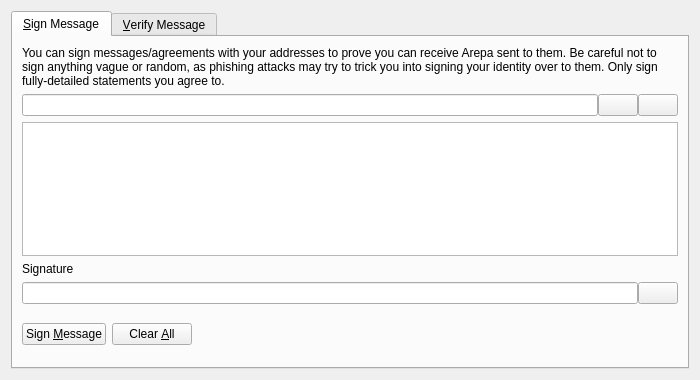
<?xml version="1.0" encoding="UTF-8"?>
<ui version="4.0">
 <class>SignVerifyMessageDialog</class>
 <widget class="QDialog" name="SignVerifyMessageDialog">
  <property name="geometry">
   <rect>
    <x>0</x>
    <y>0</y>
    <width>700</width>
    <height>380</height>
   </rect>
  </property>
  <property name="windowTitle">
   <string>Signatures - Sign / Verify a Message</string>
  </property>
  <property name="modal">
   <bool>true</bool>
  </property>
  <layout class="QVBoxLayout" name="verticalLayout">
   <item>
    <widget class="QTabWidget" name="tabWidget">
     <property name="currentIndex">
      <number>0</number>
     </property>
     <widget class="QWidget" name="tabSignMessage">
      <attribute name="title">
       <string>&amp;Sign Message</string>
      </attribute>
      <layout class="QVBoxLayout" name="verticalLayout_SM">
       <item>
        <widget class="QLabel" name="infoLabel_SM">
         <property name="text">
          <string>You can sign messages/agreements with your addresses to prove you can receive Arepa sent to them. Be careful not to sign anything vague or random, as phishing attacks may try to trick you into signing your identity over to them. Only sign fully-detailed statements you agree to.</string>
         </property>
         <property name="textFormat">
          <enum>Qt::PlainText</enum>
         </property>
         <property name="wordWrap">
          <bool>true</bool>
         </property>
        </widget>
       </item>
       <item>
        <layout class="QHBoxLayout" name="horizontalLayout_1_SM">
         <property name="spacing">
          <number>0</number>
         </property>
         <item>
          <widget class="QValidatedLineEdit" name="addressIn_SM">
           <property name="toolTip">
            <string>The Arepa address to sign the message with</string>
           </property>
          </widget>
         </item>
         <item>
          <widget class="QPushButton" name="addressBookButton_SM">
           <property name="toolTip">
            <string>Choose previously used address</string>
           </property>
           <property name="text">
            <string/>
           </property>
           <property name="shortcut">
            <string>Alt+A</string>
           </property>
           <property name="autoDefault">
            <bool>false</bool>
           </property>
          </widget>
         </item>
         <item>
          <widget class="QPushButton" name="pasteButton_SM">
           <property name="toolTip">
            <string>Paste address from clipboard</string>
           </property>
           <property name="text">
            <string/>
           </property>
           <property name="shortcut">
            <string>Alt+P</string>
           </property>
           <property name="autoDefault">
            <bool>false</bool>
           </property>
          </widget>
         </item>
        </layout>
       </item>
       <item>
        <widget class="QPlainTextEdit" name="messageIn_SM">
         <property name="toolTip">
          <string>Enter the message you want to sign here</string>
         </property>
        </widget>
       </item>
       <item>
        <widget class="QLabel" name="signatureLabel_SM">
         <property name="text">
          <string>Signature</string>
         </property>
         <property name="textFormat">
          <enum>Qt::PlainText</enum>
         </property>
        </widget>
       </item>
       <item>
        <layout class="QHBoxLayout" name="horizontalLayout_2_SM">
         <property name="spacing">
          <number>0</number>
         </property>
         <item>
          <widget class="QLineEdit" name="signatureOut_SM">
           <property name="font">
            <font>
             <italic>true</italic>
            </font>
           </property>
           <property name="readOnly">
            <bool>true</bool>
           </property>
          </widget>
         </item>
         <item>
          <widget class="QPushButton" name="copySignatureButton_SM">
           <property name="toolTip">
            <string>Copy the current signature to the system clipboard</string>
           </property>
           <property name="text">
            <string/>
           </property>
           <property name="autoDefault">
            <bool>false</bool>
           </property>
          </widget>
         </item>
        </layout>
       </item>
       <item>
        <layout class="QHBoxLayout" name="horizontalLayout_3_SM">
         <item>
          <widget class="QPushButton" name="signMessageButton_SM">
           <property name="toolTip">
            <string>Sign the message to prove you own this Arepa address</string>
           </property>
           <property name="text">
            <string>Sign &amp;Message</string>
           </property>
           <property name="autoDefault">
            <bool>false</bool>
           </property>
          </widget>
         </item>
         <item>
          <widget class="QPushButton" name="clearButton_SM">
           <property name="toolTip">
            <string>Reset all sign message fields</string>
           </property>
           <property name="text">
            <string>Clear &amp;All</string>
           </property>
           <property name="autoDefault">
            <bool>false</bool>
           </property>
          </widget>
         </item>
         <item>
          <spacer name="horizontalSpacer_1_SM">
           <property name="orientation">
            <enum>Qt::Horizontal</enum>
           </property>
           <property name="sizeHint" stdset="0">
            <size>
             <width>40</width>
             <height>48</height>
            </size>
           </property>
          </spacer>
         </item>
         <item>
          <widget class="QLabel" name="statusLabel_SM">
           <property name="font">
            <font>
             <weight>75</weight>
             <bold>true</bold>
            </font>
           </property>
           <property name="text">
            <string/>
           </property>
           <property name="wordWrap">
            <bool>true</bool>
           </property>
          </widget>
         </item>
         <item>
          <spacer name="horizontalSpacer_2_SM">
           <property name="orientation">
            <enum>Qt::Horizontal</enum>
           </property>
           <property name="sizeHint" stdset="0">
            <size>
             <width>40</width>
             <height>48</height>
            </size>
           </property>
          </spacer>
         </item>
        </layout>
       </item>
      </layout>
     </widget>
     <widget class="QWidget" name="tabVerifyMessage">
      <attribute name="title">
       <string>&amp;Verify Message</string>
      </attribute>
      <layout class="QVBoxLayout" name="verticalLayout_VM">
       <item>
        <widget class="QLabel" name="infoLabel_VM">
         <property name="text">
          <string>Enter the receiver's address, message (ensure you copy line breaks, spaces, tabs, etc. exactly) and signature below to verify the message. Be careful not to read more into the signature than what is in the signed message itself, to avoid being tricked by a man-in-the-middle attack. Note that this only proves the signing party receives with the address, it cannot prove sendership of any transaction!</string>
         </property>
         <property name="textFormat">
          <enum>Qt::PlainText</enum>
         </property>
         <property name="alignment">
          <set>Qt::AlignLeading|Qt::AlignLeft|Qt::AlignTop</set>
         </property>
         <property name="wordWrap">
          <bool>true</bool>
         </property>
        </widget>
       </item>
       <item>
        <layout class="QHBoxLayout" name="horizontalLayout_1_VM">
         <property name="spacing">
          <number>0</number>
         </property>
         <item>
          <widget class="QValidatedLineEdit" name="addressIn_VM">
           <property name="toolTip">
            <string>The Arepa address the message was signed with</string>
           </property>
          </widget>
         </item>
         <item>
          <widget class="QPushButton" name="addressBookButton_VM">
           <property name="toolTip">
            <string>Choose previously used address</string>
           </property>
           <property name="text">
            <string/>
           </property>
           <property name="shortcut">
            <string>Alt+A</string>
           </property>
           <property name="autoDefault">
            <bool>false</bool>
           </property>
          </widget>
         </item>
        </layout>
       </item>
       <item>
        <widget class="QPlainTextEdit" name="messageIn_VM"/>
       </item>
       <item>
        <widget class="QValidatedLineEdit" name="signatureIn_VM"/>
       </item>
       <item>
        <layout class="QHBoxLayout" name="horizontalLayout_2_VM">
         <item>
          <widget class="QPushButton" name="verifyMessageButton_VM">
           <property name="toolTip">
            <string>Verify the message to ensure it was signed with the specified Arepa address</string>
           </property>
           <property name="text">
            <string>Verify &amp;Message</string>
           </property>
           <property name="autoDefault">
            <bool>false</bool>
           </property>
          </widget>
         </item>
         <item>
          <widget class="QPushButton" name="clearButton_VM">
           <property name="toolTip">
            <string>Reset all verify message fields</string>
           </property>
           <property name="text">
            <string>Clear &amp;All</string>
           </property>
           <property name="autoDefault">
            <bool>false</bool>
           </property>
          </widget>
         </item>
         <item>
          <spacer name="horizontalSpacer_1_VM">
           <property name="orientation">
            <enum>Qt::Horizontal</enum>
           </property>
           <property name="sizeHint" stdset="0">
            <size>
             <width>40</width>
             <height>48</height>
            </size>
           </property>
          </spacer>
         </item>
         <item>
          <widget class="QLabel" name="statusLabel_VM">
           <property name="font">
            <font>
             <weight>75</weight>
             <bold>true</bold>
            </font>
           </property>
           <property name="text">
            <string/>
           </property>
           <property name="wordWrap">
            <bool>true</bool>
           </property>
          </widget>
         </item>
         <item>
          <spacer name="horizontalSpacer_2_VM">
           <property name="orientation">
            <enum>Qt::Horizontal</enum>
           </property>
           <property name="sizeHint" stdset="0">
            <size>
             <width>40</width>
             <height>48</height>
            </size>
           </property>
          </spacer>
         </item>
        </layout>
       </item>
      </layout>
     </widget>
    </widget>
   </item>
  </layout>
 </widget>
 <customwidgets>
  <customwidget>
   <class>QValidatedLineEdit</class>
   <extends>QLineEdit</extends>
   <header>qvalidatedlineedit.h</header>
  </customwidget>
 </customwidgets>
 <resources>
  <include location="../arepa.qrc"/>
 </resources>
 <connections/>
</ui>
